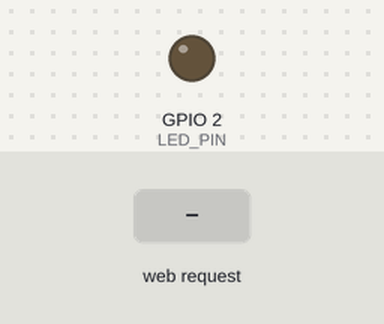
Bench run of a sketch on a simulated ESP32. Shown: output pins drawn as LEDs (lit = HIGH). The inputs (shaded band) are chosen by the test bench. WiFi joins after 1.5 s; servers stay silent unless stated; storage starts empty; what the sketch prints to the serial monitor is not drawn.

Above: at 2.7 s.
2.8 s: HTTP request GET /toggle received
At 4.0 s:
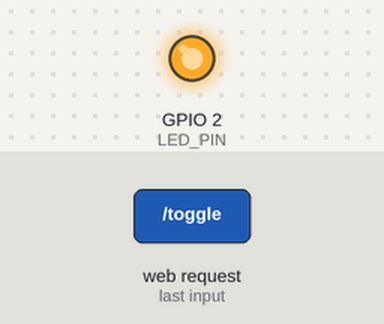
Timing chart, 0 to 5.8 s (numbered marks = the images above; inputs shaded):
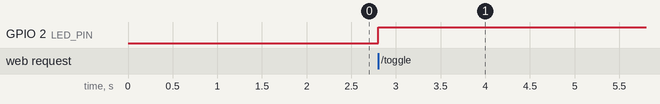

The sketch:

code.ino
```cpp
#include <WiFi.h>
#include <WebServer.h>
#include <LittleFS.h>

const char* ssid = "YOUR_WIFI_NAME";
const char* password = "YOUR_WIFI_PASSWORD";

WebServer server(80);

const int LED_PIN = 2;

void handleRoot()
{
    File file = LittleFS.open("/index.html", "r");

    if (!file)
    {
        server.send(404, "text/plain", "index.html not found");
        return;
    }

    server.streamFile(file, "text/html");
    file.close();
}

void handleToggle()
{
    digitalWrite(LED_PIN, !digitalRead(LED_PIN));
    server.send(200, "text/plain", "LED Toggled");
}

void setup()
{
    Serial.begin(115200);

    pinMode(LED_PIN, OUTPUT);

    if (!LittleFS.begin())
    {
        Serial.println("LittleFS Mount Failed");
        return;
    }

    WiFi.begin(ssid, password);

    while (WiFi.status() != WL_CONNECTED)
    {
        delay(500);
        Serial.print(".");
    }

    Serial.println();
    Serial.println(WiFi.localIP());

    server.on("/", handleRoot);
    server.on("/toggle", HTTP_GET, handleToggle);

    server.begin();
}

void loop()
{
    server.handleClient();
}
```

Measured:
- after the input at 2.8 s, GPIO 2 (LED_PIN): LOW → HIGH at once
